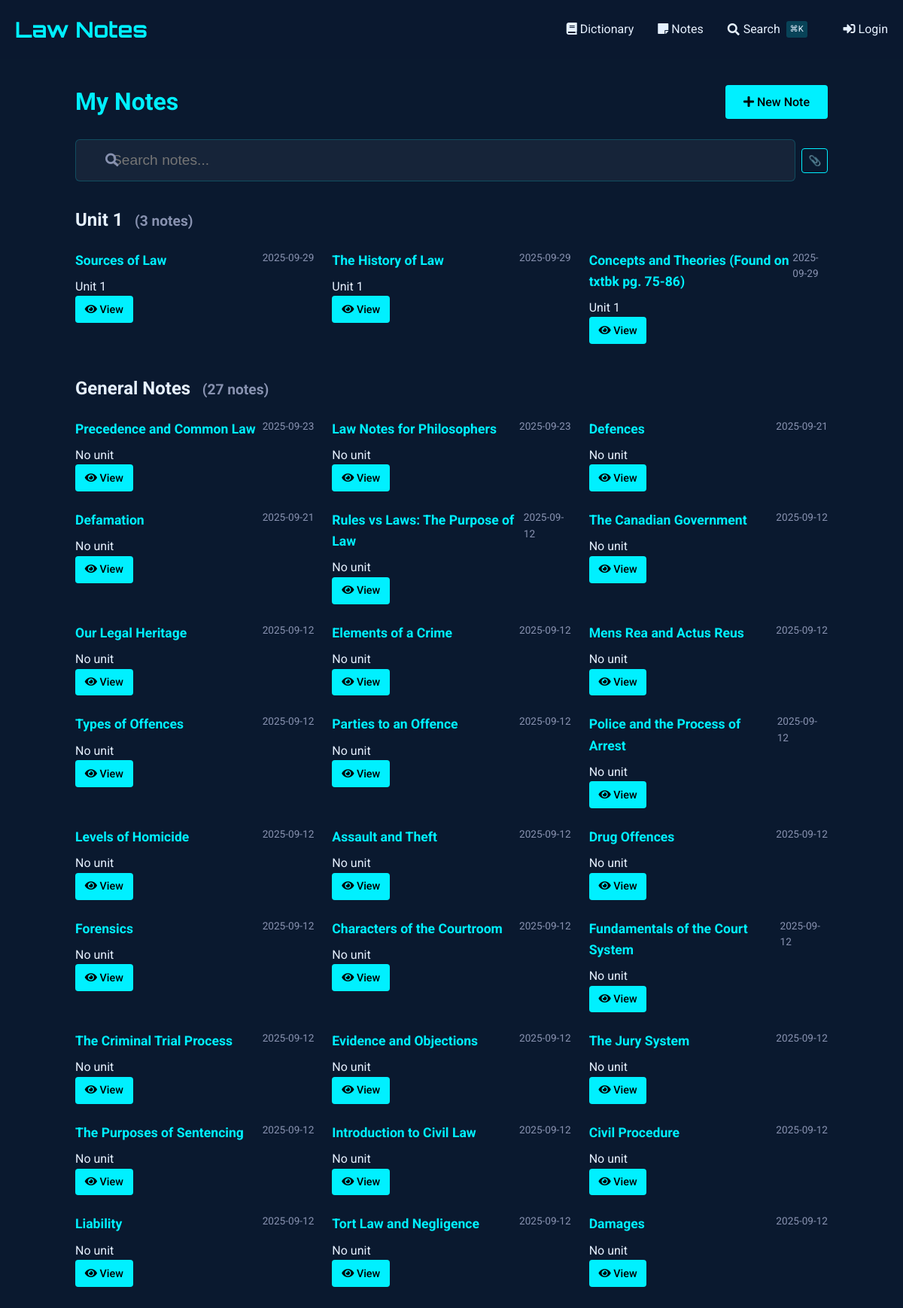
/notes, run on an earlier commit of the app's database.
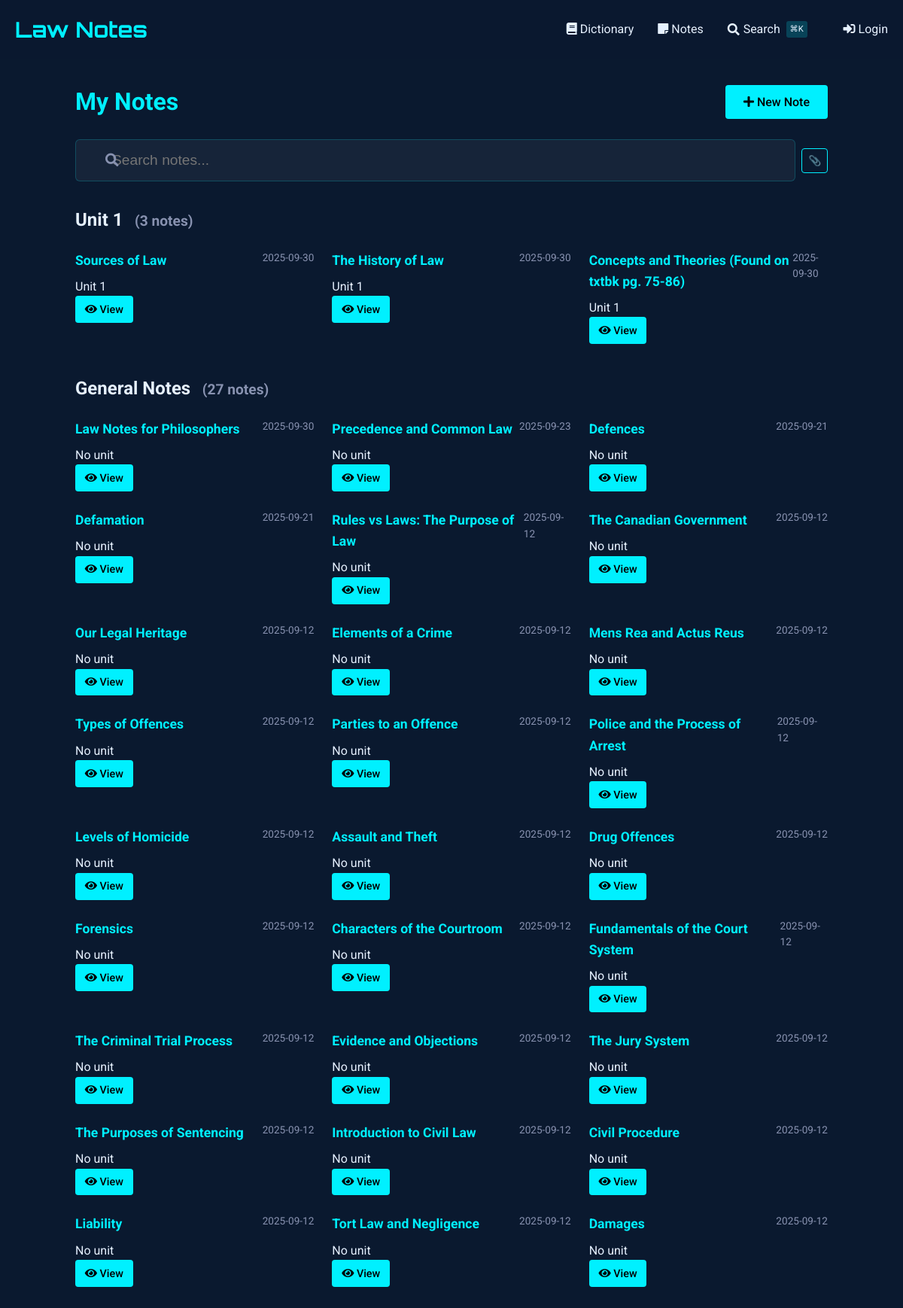
And on a later commit of the database.
### tables this page shows
CREATE TABLE notes (
    id INTEGER PRIMARY KEY AUTOINCREMENT,
    title TEXT NOT NULL,                -- short title for the note
    content TEXT NOT NULL,              -- the full note text
    unit_number INTEGER,                -- optional: to group with course units
    tags TEXT,                          -- comma-separated or JSON for filtering/search
    related_entries TEXT,               -- store glossary ids (e.g., "1,4,5") for cross-linking
    created_at TIMESTAMP DEFAULT CURRENT_TIMESTAMP,
    last_updated TIMESTAMP DEFAULT CURRENT_TIMESTAMP,
    views INTEGER DEFAULT 0,            -- track popularity
    is_favorite BOOLEAN DEFAULT 0,      -- quick flag for starred notes
    comments TEXT                       -- optional: your own thoughts or annotations
, has_worksheet BOOLEAN DEFAULT 0);

### notes_routes.py (the view)
@notes_bp.route('')
def index():
    db = SQL("sqlite:///notes.db")
    notes = db.execute("""
        SELECT id, title, unit_number,
               strftime('%Y-%m-%d', created_at) as created_date,
               strftime('%Y-%m-%d', last_updated) as last_updated,
               is_favorite, has_worksheet
        FROM notes
        ORDER BY last_updated DESC
    """)
    notes_by_unit = {}
    for note in notes:
        unit = note.get('unit_number', 'Ungrouped')
        if unit not in notes_by_unit:
            notes_by_unit[unit] = []
        notes_by_unit[unit].append(note)
    return render_template('notes/index.html',
                         notes_by_unit=notes_by_unit)

### sql.py (called while the page is built)
def _enable_logging(f):
    import logging
    import functools
    import os
    @functools.wraps(f)
    def decorator(*args, **kwargs):
        try:
            import flask
        except ModuleNotFoundError:
            return f(*args, **kwargs)
        disabled = logging.getLogger("cs50").disabled
        if flask.current_app and os.getenv("FLASK_ENV") == "development":
            logging.getLogger("cs50").disabled = False
        try:
            return f(*args, **kwargs)
        finally:
            logging.getLogger("cs50").disabled = disabled
    return decorator

    def __del__(self):
        self._disconnect()

    def _disconnect(self):
        if hasattr(_data, self._name()):
            getattr(_data, self._name()).close()
            delattr(_data, self._name())

    def _name(self):
        return str(hash(self))

        def connect(dbapi_connection, connection_record):
            try:
                if isinstance(
                    dbapi_connection, sqlite3.Connection
                ):  # If back end is sqlite
                    cursor = dbapi_connection.cursor()
                    cursor.execute("PRAGMA foreign_keys=ON")
                    cursor.close()
            except:
                pass

### templates/notes/index.html (shortened to what this page needs)
{% extends "notes/base.html" %}
{% block content %}
<div class="container" style="max-width: 1000px; margin: 0 auto;">
    <div style="display: flex; justify-content: space-between; align-items: center; margin-bottom: 1.5rem;">
        <h1 style="color: var(--primary); margin: 0;">
            My Notes
        </h1>
        <a href="{{ url_for('notes.add_note') }}" class="btn" style="background: var(--primary); color: #000; text-decoration: none; white-space: nowrap;">
            <i class="fas fa-plus"></i> New Note
        </a>
    </div>
    <div class="search-container">
        <i class="fas fa-search search-icon"></i>
        <input type="text" id="noteSearch" class="search-input" placeholder="Search notes..." autocomplete="off">
    </div>
    <div id="notesContainer">
        {% if notes_by_unit %}
            {% for unit, notes in notes_by_unit.items() %}
                <div class="unit-section" data-unit="{{ unit or 'general' }}">
                    <h2 class="unit-header">
                        {% if unit %}
                            Unit {{ unit }}
                        {% else %}
                            General Notes
                        {% endif %}
                        <small class="unit-count" style="font-size: 0.8em; color: #8892b0; margin-left: 0.5em;">
                        </small>
                    </h2>
                    <div class="notes-grid" style="display: grid; grid-template-columns: repeat(auto-fill, minmax(300px, 1fr)); gap: 1.5rem;" data-unit="{{ unit or 'general' }}">
                        {% for note in notes %}
                            <div class="note-card"
                                 data-id="{{ note.id }}"
                                 data-title="{{ note.title|lower }}"
                                 data-content="{{ note.content|lower }}"
                                 data-unit="{{ note.unit_number or 'general' }}"
                                 data-tags="{{ note.tags|default('', true)|lower }}"
                                 data-has-worksheet="{{ 'true' if note.has_worksheet else 'false' }}"
                                 data-date="{{ (note.last_updated or note.created_date)|lower }}"
                                 data-favorite="{{ 'favorite' if note.is_favorite else '' }}">
                                <div style="display: flex; justify-content: space-between; align-items: flex-start;">
                                    <h3 style="margin: 0 0 0.5rem 0; font-size: 1.1rem; color: var(--primary);">
                                        {{ note.title }}
                                    </h3>
                                    <span class="note-date" style="color: #8892b0; font-size: 0.85rem;">
                                        {{ note.last_updated or note.created_date }}
                                    </span>
                                </div>
                                <div class="note-meta">
                                    {% if note.unit_number %}
                                        <span>Unit {{ note.unit_number }}</span>
                                    {% else %}
                                        <span>No unit</span>
                                    {% endif %}
                                </div>
                                <div class="note-actions">
                                    <a href="{{ url_for('notes.view_note', note_id=note.id) }}" class="btn" style="padding: 0.4rem 0.8rem; font-size: 0.9rem;">
                                        <i class="fas fa-eye"></i> View
                                    </a>
                                </div>
                            </div>
                        {% endfor %}
                    </div>
                </div>
            {% endfor %}
        {% endif %}
    </div>
</div>
{% endblock %}

### templates/notes/base.html (shortened to what this page needs)
{% extends "dictionary/base.html" %}

### templates/dictionary/base.html (shortened to what this page needs)
<!DOCTYPE html>
<html lang="en">
<head>
    <link href="https://cdnjs.cloudflare.com/ajax/libs/font-awesome/5.15.4/css/all.min.css" rel="stylesheet">
</head>
<body>
    <header>
        <div class="container">
            <div class="header-content">
                <a href="{{ url_for('dictionary.index') }}" class="logo">Law Notes</a>
                <nav class="nav-links">
                    <a href="{{ url_for('dictionary.index') }}" class="nav-link">
                        <i class="fas fa-book"></i> Dictionary
                    </a>
                    <a href="{{ url_for('notes.index') }}" class="nav-link">
                        <i class="fas fa-sticky-note"></i> Notes
                    </a>
                    <a href="{{ url_for('search') }}" class="nav-link" style="display: flex; align-items: center; gap: 0.3rem;">
                        <i class="fas fa-search"></i>
                        <span>Search</span>
                        <span style="font-size: 0.7rem; background: rgba(0, 240, 255, 0.2); padding: 0.1rem 0.3rem; border-radius: 3px; margin-left: 0.2rem;">⌘K</span>
                    </a>
                    {% if session.get("name") %}
                    <a href="{{ url_for('dictionary.add_entry') }}" class="nav-link" style="margin-left: 1rem;">
                        <i class="fas fa-plus"></i> Add Entry
                    </a>
                    <a href="/auth/logout" class="nav-link">
                        <i class="fas fa-sign-out-alt"></i> Logout
                    </a>
                    {% else %}
                    <a href="/auth/login" class="nav-link" style="margin-left: 1rem;">
                        <i class="fas fa-sign-in-alt"></i> Login
                    </a>
                    {% endif %}
                </nav>
            </div>
        </div>
    </header>
    <main class="container" style="padding: 2rem 0;">
        {% block content %}{% endblock %}
    </main>
</body>
</html>

### templates/dictionary/base.html (style rules this page uses)
:root { --primary: #00f0ff; --bg-dark: #0a192f; --text: #e6f1ff; --success: #2ecc71; --error: #e74c3c; }
body { font-family: 'Roboto', sans-serif; background-color: var(--bg-dark); color: var(--text); line-height: 1.6; margin: 0; padding: 0; }
.container { max-width: 1200px; margin: 0 auto; padding: 0 20px; }
header { background: rgba(10, 25, 47, 0.9); padding: 1rem 0; }
.header-content { display: flex; justify-content: space-between; align-items: center; }
.logo { font-family: 'Orbitron', sans-serif; font-size: 1.8rem; color: var(--primary); text-decoration: none; font-weight: 700; }
.nav-links { display: flex; gap: 2rem; }
.nav-link { color: var(--text); text-decoration: none; transition: color 0.3s; }
.btn { display: inline-block; padding: 0.6rem 1.5rem; background: var(--primary); color: #000; border: none; border-radius: 4px; cursor: pointer; text-decoration: none; font-weight: 500; transition: all 0.3s; }

### templates/notes/index.html (style rules this page uses)
.search-container { margin-bottom: 2rem; position: relative; }
.search-input { width: 100%; padding: 0.8rem 1rem; padding-left: 2.5rem; font-size: 1rem; background: rgba(10, 25, 47, 0.7); border: 1px solid rgba(0, 240, 255, 0.3); border-radius: 4px; color: #e6f1ff; transition: all 0.3s ease; }
.search-icon { position: absolute; left: 1rem; top: 50%; transform: translateY(-50%); color: #8892b0; }
.unit-section { margin-bottom: 2.5rem; }

### templates/partials/spotlight_search.html (style rules this page uses)
.search-input { width: 100%; padding: 1rem 1rem 1rem 3rem; font-size: 1.2rem; background: rgba(255, 255, 255, 0.05); border: 1px solid rgba(0, 240, 255, 0.2); border-radius: 6px; color: #e6f1ff; transition: all 0.3s ease; }
.search-icon { position: absolute; left: 2.5rem; top: 50%; transform: translateY(-50%); color: #8892b0; font-size: 1.1rem; }

What changed in the data, as far as the page shows it:
changed notes "Sources of Law": last_updated "2025-09-29" → "2025-09-30"
changed notes "The History of Law": last_updated "2025-09-29" → "2025-09-30"
changed notes "Concepts and Theories (Found on txtbk pg. 75-86)": last_updated "2025-09-29" → "2025-09-30"
changed notes "Law Notes for Philosophers": last_updated "2025-09-23" → "2025-09-30"; moves up the list
